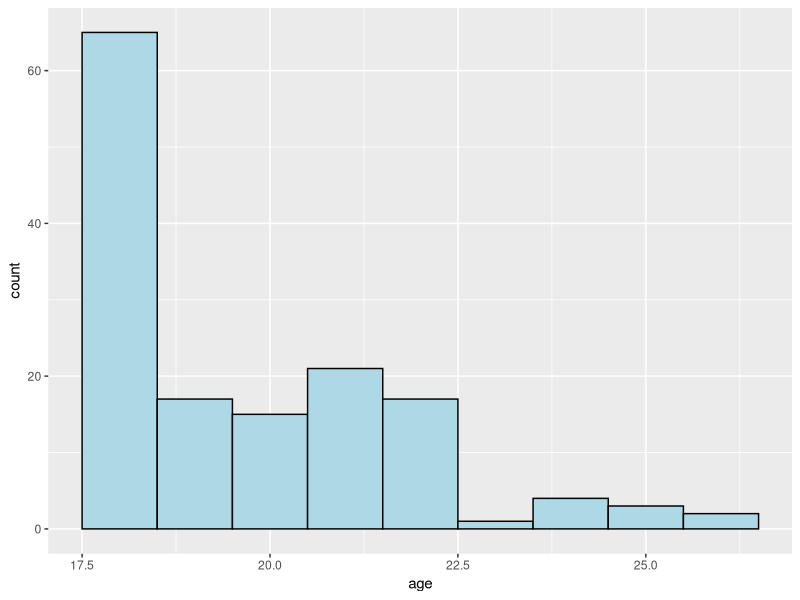
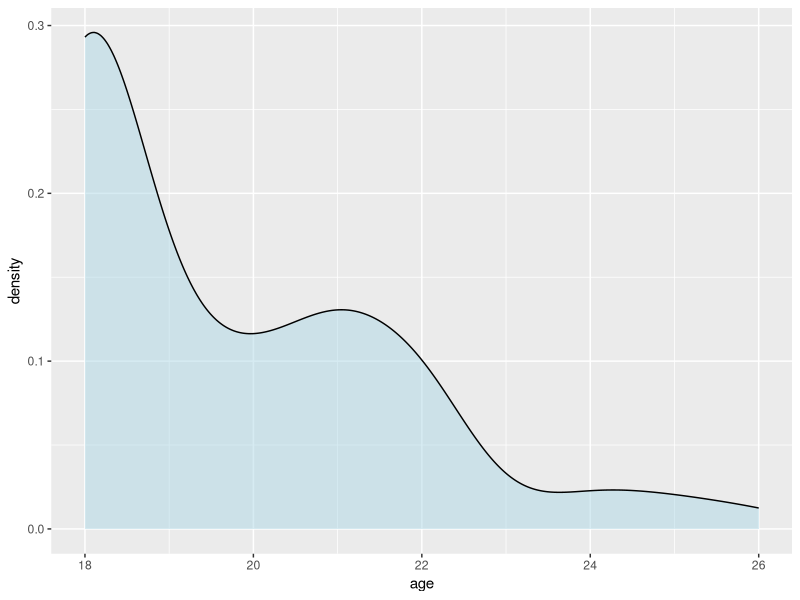
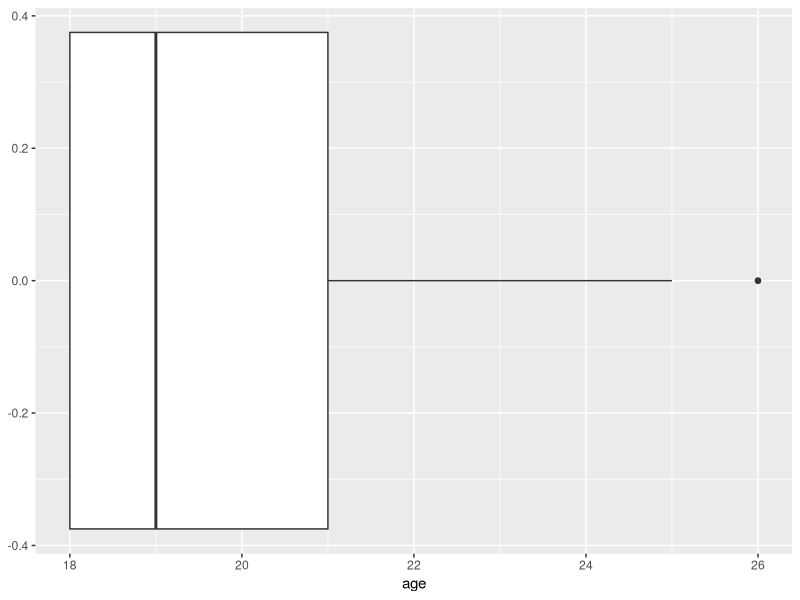
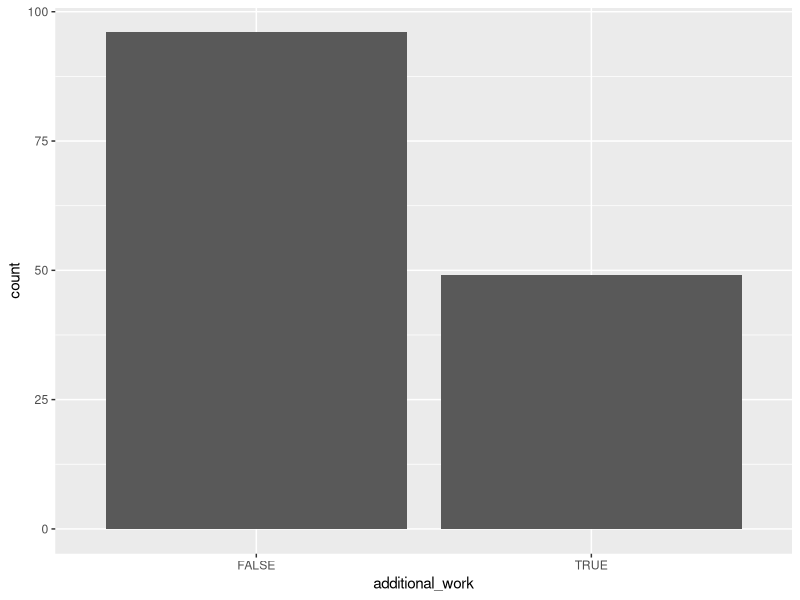
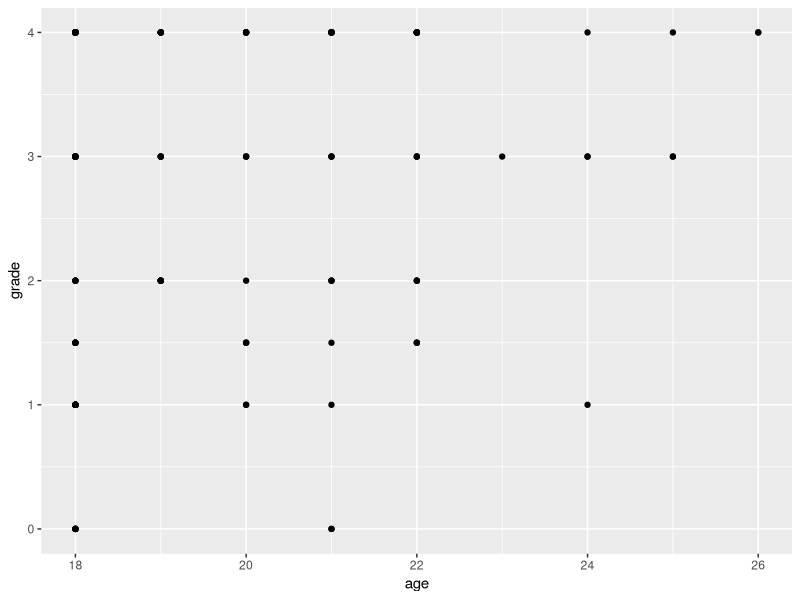
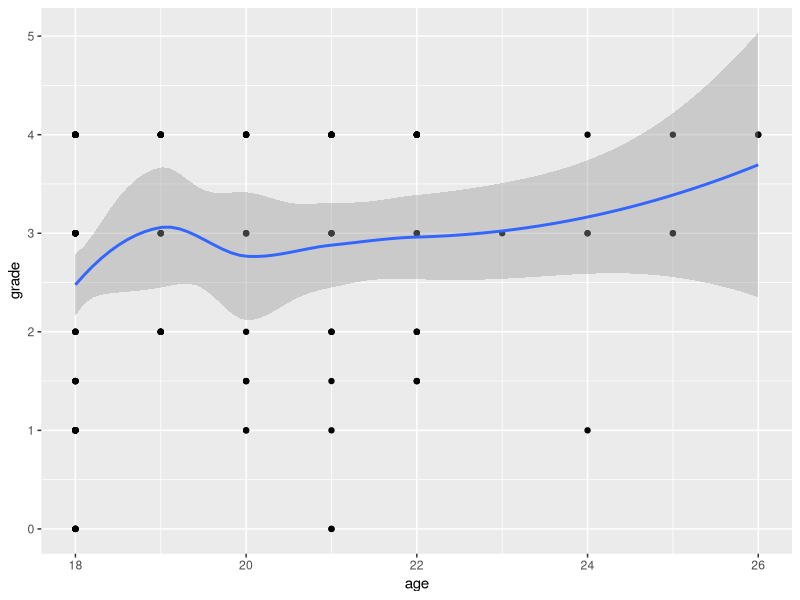
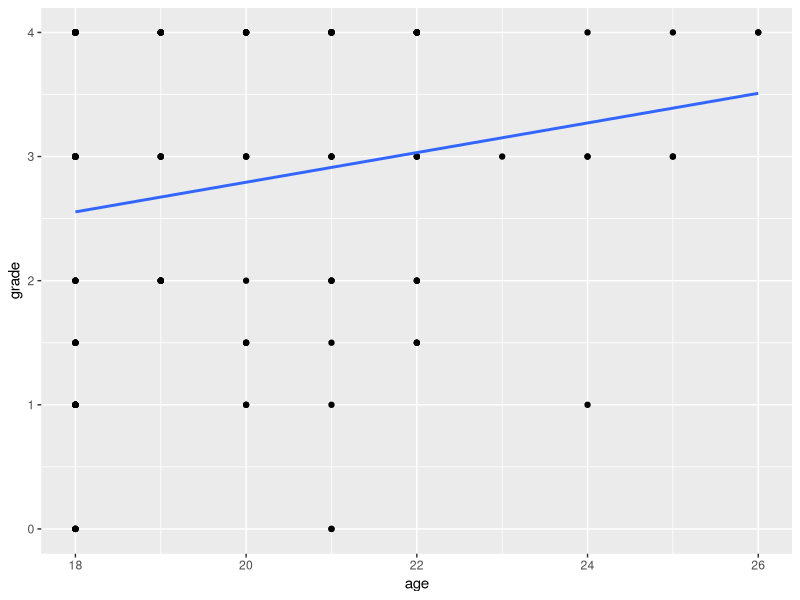
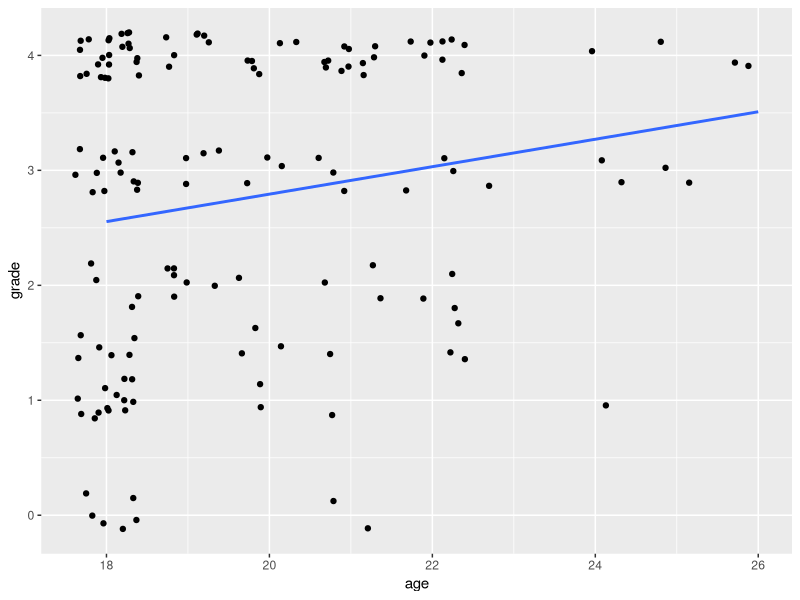

Source code (R) for these figures, in order:
## ---- chunk 1
knitr::opts_chunk$set(echo = TRUE, message = FALSE, warning = FALSE, error = FALSE)
## ---- chunk 2
library(tidyverse)
data <- read_csv("data/data.csv")
## ---- chunk 3
# binwidth or bins determine the number of bins
# qith binwidth = 1, each bin is 1 year wide
ggplot(data, aes(x = age)) +
  geom_histogram(binwidth = 1, color = "black", fill = "lightblue")

ggplot(data, aes(x = age)) +
  geom_density(fill = "lightblue", alpha = 0.5)

ggplot(data, aes(x = age)) +
  geom_boxplot()
## ---- chunk 4
ggplot(data, aes(x = additional_work)) +
  geom_bar()
## ---- chunk 5
ggplot(data, aes(x = age, y = grade)) +
  geom_point()
## ---- chunk 6
ggplot(data, aes(x = age, y = grade)) +
  geom_point() + 
  geom_smooth()

ggplot(data, aes(x = age, y = grade)) +
  geom_point() + 
  # method = "lm" fits a linear model, se = FALSE removes the confidence interval
  geom_smooth(method = "lm", se = FALSE)
## ---- chunk 7
ggplot(data, aes(x = age, y = grade)) +
  geom_jitter() + 
  geom_smooth(method = "lm", se = FALSE)
## ---- chunk 8
ggplot(data, aes(x = grade, y = additional_work)) +
  geom_boxplot()

ggplot(data) +
  geom_density(aes(x = grade, fill = additional_work), alpha = 0.5)
## ---- chunk 9
ggplot(data, aes(x = reading, fill = notes)) +
  geom_bar()

# to put the bars next to each other instead of on top, specify the position
ggplot(data, aes(x = reading, fill = notes)) +
  geom_bar(position = "dodge")
## ---- chunk 10
data |> 
  count(reading, notes) |> 
  ggplot(aes(x = reading, y = notes, fill = n)) +
  geom_tile(color = "white") +
  geom_text(aes(label = n), color = "white")
## ---- chunk 11
ggplot(data, aes(x = grade, y = reading)) +
  geom_boxplot() +
  labs(title = "Grade distribution based on whether the student does the reading",
       x = "Grade",
       y = "Student does the reading?")
## ---- chunk 12
ggplot(data, aes(x = grade, y = reading)) +
  geom_boxplot() +
  labs(title = "Grade distribution based on whether the student does the reading",
       x = "Grade",
       y = "Student does the reading?") +
  # define the axis tick positions on the continuous x axis
  scale_x_continuous(breaks = seq(0, 4, 0.5)) +
  # relabel the items on the discrete y axis
  scale_y_discrete(breaks = c(FALSE, TRUE), labels = c("No", "Yes")) +
  # change the theme to a pre-defined theme
  theme_light()

ggplot(data, aes(x = reading, fill = notes)) +
  geom_bar() +
  labs(x = "Student does the reading?",
       y = "Number of students",
       fill = "Student takes notes?") +
  # change the colors to a palette from the RColorBrewer package
  scale_fill_brewer(palette = "Set1") +
  theme_light()
## ---- chunk 13
theme_set(theme_bw()) # change the theme of all future plots to a black-and-white theme
## ---- chunk 14
ggplot(data, aes(x = age, y = grade)) +
  geom_point() +
  geom_point(data = filter(data, is.na(scholarship)), color = "red") +
  labs(caption = "The red point corresponds to the student without a scholarship")
## ---- chunk 15
ggplot(data, aes(x = age)) +
  geom_histogram(binwidth = 1) +
  # Create separate plots based on whether the student does the reading
  facet_wrap(~reading)

ggplot(data, aes(x = age)) +
  geom_histogram(binwidth = 1) +
  # Create separate plots per season, arrange all plots in one column, let all scales vary
  facet_wrap(~reading, ncol = 1, scales = "free")
## ---- chunk 16
data |> 
  mutate(reading = ifelse(reading, "Reading", "No reading"),
         notes = ifelse(notes, "Notes", "No notes")) |>
  ggplot(aes(x = age)) +
  geom_histogram(binwidth = 1) +
  # Create separate plots based on whether the student does the reading and takes notes
  facet_grid(~reading~notes)
## ---- chunk 17
# install.packages("patchwork")
library(patchwork)
# Create and save plots of grades per reading, notetakings, and listening

p1 <- ggplot(data, aes(x = grade, fill = reading)) +
  geom_density(alpha = 0.5) + 
  # place the legend inside the plot at the defined coordinates (0-1 scale)
  theme(legend.position = c(0.25, 0.85))

p2 <- ggplot(data, aes(x = grade, fill = notes)) +
  geom_density(alpha = 0.5) + 
  theme(legend.position = c(0.25, 0.85))

p3 <- ggplot(data, aes(x = grade, fill = listening)) +
  geom_density(alpha = 0.5) + 
  theme(legend.position = c(0.25, 0.85))

# Combine the plots horizontally
p1 + p2 + p3

# Combine temp and ozone vertically
p1 / p2 / p3

# Combine the plots vertically with plot_layout
p1 + p2 + p3 + plot_layout(ncol = 1)
